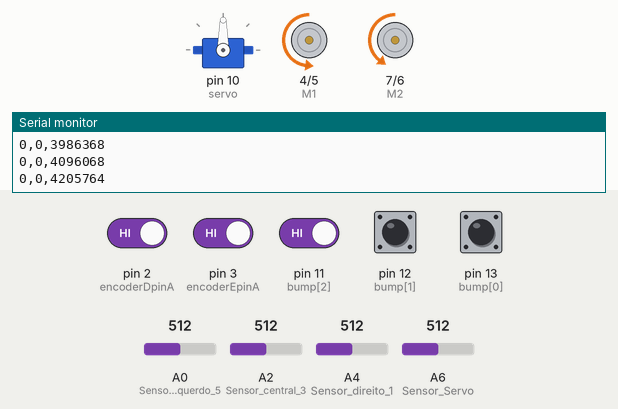
Bench run of a sketch on a simulated Arduino Nano, built with avr-gcc and run on an emulated ATmega328P. Shown: servo, direction and speed pins drawn as motors (green arrow = direction pin HIGH = forward, orange = LOW = backward, longer = more drive), the last lines printed to the serial monitor. The inputs (shaded band) are chosen by the test bench; at power-on: pin 2 (encoderDpinA), pin 3 (encoderEpinA), pin 11 (bump[2]), pin 12 (bump[1]), pin 13 (bump[0]) HIGH, A0 (Sensor_esquerdo_5) = 512, A2 (Sensor_central_3) = 512, A4 (Sensor_direito_1) = 512, A6 (Sensor_Servo) = 512.

Above: at 4.3 s.
4.4 s: A0 (Sensor_esquerdo_5) set to 468
5.9 s: A0 (Sensor_esquerdo_5) set to 442
At 7.1 s:
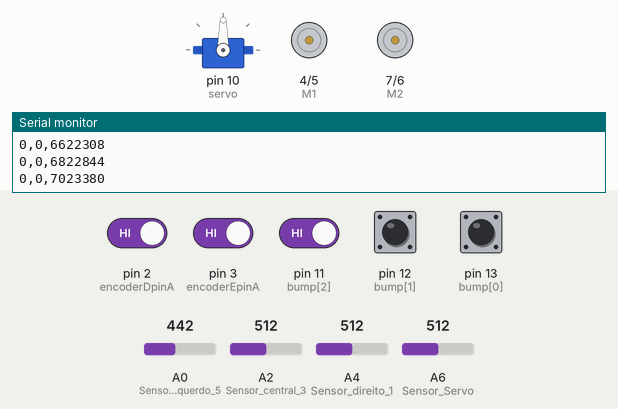
At 7.73 s:
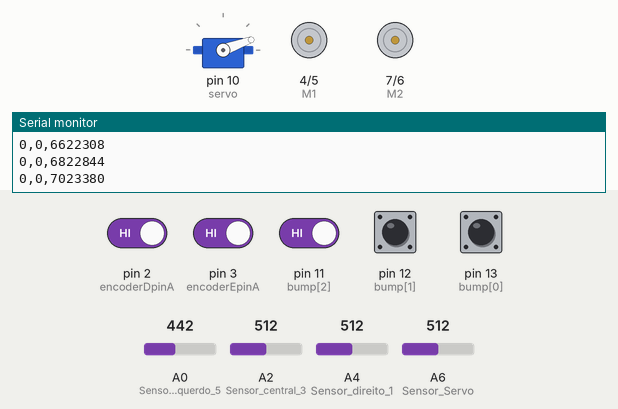
8.9 s: pin 3 (encoderEpinA) driven LOW and pin 11 (bump[2]) driven LOW
At 11.6 s:
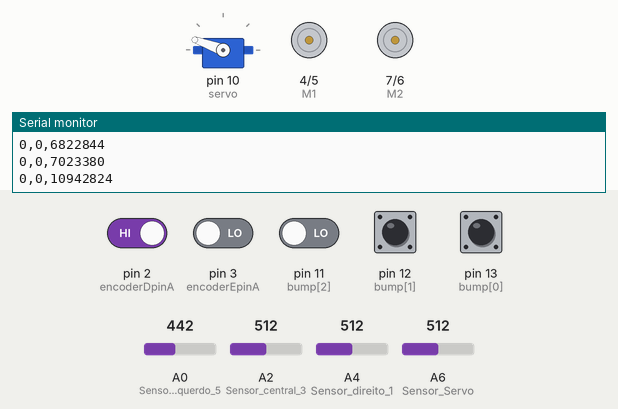
Timing chart, 0 to 17.9 s (numbered marks = the images above; inputs shaded):
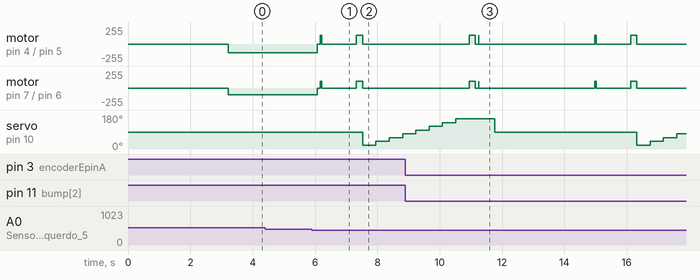

Measured:
- the behaviour switches between 451 and 450 on A0 (Sensor_esquerdo_5) (found by bisection; images 0 and 1)
- after the input at 5.9 s, motor on pin 4 (M1) / pin 5 (E1): backward 130/255 → stopped after 0.17 s, → forward 130/255 1.3 s later, → stopped 0.20 s later; motor on pin 7 (M2) / pin 6 (E2): backward 98/255 → stopped after 0.17 s, → forward 98/255 1.3 s later, → stopped 0.20 s later

The sketch:

principal_cod.ino
```cpp
//Codigo adaptado de https://www.dfrobot.com/wiki/index.php/12V_DC_Motor_146rpm_w/Encoder(SKU:FIT0277)
//Codigo adaptado de https://www.dfrobot.com/wiki/index.php/DFRduino_Romeo-All_in_one_Controller_V1.1(SKU:DFR0004)
//Utilizou-se o Codigo01_Encoders
/*
  Pay attention to the interrupt pin,please check which microcontroller you use.
  http://arduino.cc/en/Reference/AttachInterrupt
*/

//##################################  BIBLIOTECAS  ##################################
#include <Servo.h>        // inclui biblioteca de manipulação de servos motores.


//##################################  MENOR DISTANCIA OBSTACULOS  ##################################
#define dist_obst 40  //40 cm


//##################################  ENCODERS  ##################################

//#####  Motor Direito
const byte encoderDpinA = 2; //A pin -> the interrupt pin 2
const byte encoderDpinB = 8; //B pin -> the digital pin 8
byte encoderDPinALast;
int durationD;               //the number of the pulses
boolean DirectionD;          //the rotation direction

//#####  Motor Esquerdo
const byte encoderEpinA = 3; //A pin -> the interrupt pin 3
const byte encoderEpinB = 9; //B pin -> the digital pin 9
byte encoderEPinALast;
int durationE;               //the number of the pulses
boolean DirectionE;          //the rotation direction


//##################################  PWM CONTROL MODE  ##################################

//#####  Standard PWM DC control
int E1 = 5;  //M1 Speed Control
int E2 = 6;  //M2 Speed Control
int M1 = 4;  //M1 Direction Control
int M2 = 7;  //M2 Direction Control

//#####  Setar velocidade dos motores
int vel_max = 130;                        //velocidade maxima para ambos os motores
int vel_min = vel_max / 2;               //velocidade minima para o motor esquerdo
int velocidadeE = vel_max - vel_max / 4; //questao de rotacao dos motores, o direito esta girando mais lento
int velocidadeD = vel_max;


//#####  Numero de (passos do encoder) para giro
float ppr = 663;                  //pulsos por volta
float diam = 13.5 / 100.0;      //diametro das rodas em m
float er = 2.1 / 100.0;         //espessura das rodas em m
float base = 30.0 / 100.0 - er; //distancia entre os centros das rodas em m
float circum = PI * diam;       //circunferencia das rodas em m
float g_ppr = 360 / ppr;        //graus decimais por pulso
float circum_base = PI * base;

float ang_giro = 90;
//double ppr_g = (((circum_base * (ang_giro / 10.0)) / 18.0) / (circum / ppr)) / 2;
double ppr_g = 17;
//double ppr_g = ang_giro / 10 * ppr / 18.0; //(ang_giro*ppr/360.0)/2.0
int enc_D = 0;                  //para armazenar o numero de passos dos encoders e calcular os giros
int enc_E = 0;


//#####  Delay de freio
int delay_freio = 100;  //em milisegundos

//##################################  SENSORES INFRAVERMELHO  ##################################

//#####  Sensores (portas analogicas), distancia
int ifred[4][2] = {{0, 0}, {2, 0}, {4, 0}, {6, 0}}; //esquerda para a direita posicao dos sensores
int menorDist = 5000;                               //inicialmente com valor alto para entrar no while
int nl = 11;                                         //numero de leituras dos ifred, DEVE SER N IMPAR
bool caminho = true;                                   //true para a direita e false para a esquerda

//##################################  SENSORES de COLISAO (BUMPERS)  ##################################

//#####  Bumpers esquerda para a direita
int bump[3] = {13, 12, 11}; // {porta digital}


//##################################  STRING DE SAIDA (RESULTADOS A SEREM PROCESSADOS)  ##################################
String data;


//##################################  SERVO  ##################################
Servo servo;


//###############################################################################
//##################################  SETUP()  ##################################

void setup() {

  //#####  Pinos dos motores
  for (int i = 4; i <= 7; i++)
    pinMode(i, OUTPUT);

  //#####  Configurar a comunicao serial
  Serial.begin(115200);   // Initialize the serial port

  //#####  Inicializar os encoders
  EncoderInit();          // Initialize the module

  //#####  Definir as portas de entrada dos sensores ifred
  pinMode(A0, INPUT);  //Sensor esquerdo 5
  pinMode(A2, INPUT);  //Sensor central 3
  pinMode(A4, INPUT);  //Sensor direito 1
  pinMode(A6, INPUT);  //Sensor Servo


  //#####  Definir as portas de entrada dos bumpers
  for (int i = 0; i < 3; i++) {
    pinMode(bump[i], INPUT_PULLUP);
  }

  //#####  Chamar funcao de coleta das distancias iniciais
  ler_dist_ifred(true);

  //#####  Servo
  servo.attach(10);

  //#####  Delay de 3 segundos
  delay (3000);

  /*Serial.println(ppr_g);*/
}


//##############################################################################
//##################################  LOOP()  ##################################

void loop() {

  //##### Posicionar o servo com angulo 90 graus
  servo.write(90);

  //############################################################################
  //#####  IR PARA FRENTE  #####
  while (menorDist > dist_obst) {

    //#####  Chamar funcao de coleta das distancias  #####
    menorDist = ler_dist_ifred(true);  //1 eh para usar todos os ifred
    //Serial.println(menorDist);

    //#####  acionar os motores
    ir_frente(velocidadeD, velocidadeE);

    //#####  ajuste de velocidade frente
    ajust_vel_f(velocidadeE, durationD, durationE);

    //#####  Dados
    outData(durationE, durationD);

    //#####  identificar colisoes
    if (ler_bump(bump)) {
      stop();
      outData(durationE, durationD);
      delay(3000);
      break;
    }

    //#####  setando os encoders
    durationD = 0;
    durationE = 0;
  }

  //#####  parar rotacao dos motores
  stop();
  delay(delay_freio);
  ir_tras(velocidadeD, velocidadeE);
  delay(50);
  stop();

  //#####  Delay de 1 segundo
  for (int i = 0; i < 5; i++) {
    outData(durationE, durationD);
    delay(200);
    //#####  setando os encoders
    durationD = 0;
    durationE = 0;
  }

  stop();
  delay(delay_freio);
  ir_tras(velocidadeD, velocidadeE);
  delay(200);
  stop();

  //##### Escolher direcao a seguir
  caminho = esc_dir_servo();
  /*Serial.print("Caminho: ");
    Serial.println(caminho);*/


  //############################################################################
  //#####  GIRAR PARA A DIREITA  #####

  if (caminho) {
    //#####  zerar o contador dos encoders
    enc_D = 0;
    enc_E = 0;
    //#####  setando os encoders
    durationD = 0;
    durationE = 0;

    while (enc_D < ppr_g || enc_E < ppr_g) {
      if (enc_D < ppr_g && enc_E < ppr_g) {
        ir_dir(velocidadeD, velocidadeE);
      } else if (enc_D > ppr_g && enc_E < ppr_g) {
        ir_dir(0, velocidadeE);
      } else if (enc_D < ppr_g && enc_E > ppr_g) {
        ir_dir(velocidadeD, 0);
      } else {
        break;
      }

      enc_D += durationD;
      enc_E += durationE;

      //#####  Dados
      outData(durationE, durationD);
      /*Serial.print("direita ");
        Serial.print("enc_D: ");
        Serial.print(enc_D);
        Serial.print(" enc_E: ");
        Serial.println(enc_E);*/


      if (ler_bump(bump)) {
        //#####  parar rotacao dos motores
        stop();
        delay(30);
        ir_tras(velocidadeD, velocidadeE);
        delay(200);
        stop();
        break;
      }

      //#####  setando os encoders
      durationD = 0;
      durationE = 0;
    }

  }

  //############################################################################
  //#####  GIRAR PARA A ESQUERDA  #####
  else {
    //#####  zerar o contador dos encoders
    enc_D = 0;
    enc_E = 0;
    //#####  setando os encoders
    durationD = 0;
    durationE = 0;

    while (enc_D > -ppr_g || enc_E > -ppr_g) {
      if (enc_D > -ppr_g && enc_E > -ppr_g) {
        ir_esq(velocidadeD, velocidadeE);
      } else if (enc_D < -ppr_g && enc_E > -ppr_g) {
        ir_esq(0, velocidadeE);
      } else if (enc_D > -ppr_g && enc_E < -ppr_g) {
        ir_esq(velocidadeD, 0);
      } else {
        break;
      }

      enc_D += durationD;
      enc_E += durationE;

      //#####  Dados
      outData(durationE, durationD);
      /*Serial.print("esquerda ");
        Serial.print("enc_D: ");
        Serial.print(enc_D);
        Serial.print(" enc_E: ");
        Serial.println(enc_E);*/

      if (ler_bump(bump)) {
        //#####  parar rotacao dos motores
        stop();
        delay(3);
        ir_tras(velocidadeD, velocidadeE);
        delay(200);
        stop();
        break;
      }

      //#####  setando os encoders
      durationD = 0;
      durationE = 0;

    }

  }


  velocidadeE = vel_max - vel_max / 4;
  velocidadeD = vel_max;

  //#####  parar rotacao dos motores
  stop();
  delay(delay_freio);
  ir_tras(velocidadeD, velocidadeE);
  delay(10);
  stop();

  menorDist = 5000;

  delay(500);
}


//#############################################################################
//################################## FUNCOES ##################################

//################# dados de saida
void outData(int durationE, int durationD)
{

  Serial.println(String(durationE) + "," + String(-durationD) + "," + String(micros()));
}


//################# ajustar velocidade ir para frente
void ajust_vel_f(int& velocidadeE, int& durationD, int& durationE) {
  int dif = durationD + durationE;
  if (dif < -1)
    velocidadeE += -dif;// / 2;
  else if (dif > 1)
    velocidadeE += -dif;// / 2;

  if (velocidadeE > vel_max)
    velocidadeE = vel_max;
  else if (velocidadeE < vel_min)
    velocidadeE = vel_min;

  //String data = String(velocidadeE) + "," + String(durationE) + "," + String(-durationD);// + "," + String(micros());
  //Serial.println(data);
}


//#################  Ler Bumpers  #################
//####### IMPORTANTE: O VALOR LIDO SERA 1 QUANDO NAO PRESSIONADO (NAO BATER), E SERA 0 QUANDO BATER
bool ler_bump (int bump[3]) {
  bool a = 0;
  for (int i = 0; i < 3; i++) {
    if (digitalRead(bump[i]) == 0) {
      a = 1;
      break;
    }
  }
  return a;
}


//#################  Distancia IFRED  #################
int ler_dist_ifred (bool sens) {
  int menor = 100;
  int leitura[nl]; //ira armazenar as leituras para o calculo da mediana

  if (sens) {      //para ler todos os ifred
    for (int i = 0; i < 4; i++) {
      //Serial.println(analogRead(ifred[i][0]));
      for (int j = 0; j < nl; j++) {
        leitura[j] = analogRead(ifred[i][0]);
        if (leitura[j] == 1023) {
          j = j - 1;
        } else {
          if (leitura[j] < 80) {
            leitura[j] = 80;
          } else if (leitura[j] > 450) {
            leitura[j] = 80;
          }
          leitura[j] = pow(3027.4 / leitura[j], 1.2134);
        }
        delay(2);
      }

      //##### chamar a funcao da mediana #####
      ifred[i][1] = mediana(leitura);
      if (ifred[i][1] < menor) {
        menor = ifred[i][1];
      }
      /*Serial.print("Ifred: ");
        Serial.print(ifred[i][0]);
        Serial.print("  ");
        Serial.println(ifred[i][1]);*/
    }

    return menor;

  } else {     //ler somento o ifred do servo
    for (int j = 0; j < nl; j++) {
      leitura[j] = analogRead(ifred[3][0]);
      if (leitura[j] == 1023) {
        j = j - 1;
      } else {
        if (leitura[j] < 80) {
          leitura[j] = 80;
        } else if (leitura[j] > 450) {
          leitura[j] = 80;
        }
        leitura[j] = pow(3027.4 / leitura[j], 1.2134);
      }
      delay(2);
    }
    return mediana(leitura);
  }
  /*Serial.print(ifred[0][1]);
    Serial.print(" ");
    Serial.print(ifred[1][1]);
    Serial.print(" ");
    Serial.print(ifred[2][1]);
    Serial.print(" ");
    Serial.print(ifred[3][1]);
    Serial.print(" ");
    Serial.println(ifred[4][1]);*/
}


//#################  Filtro Mediana  #################
int mediana (int vet[]) {

  int mn = 0; // armazenar o menor valor lido
  int pos = 0; // armazenar a posicao do menor valor
  int n = ceil(nl / 2); // armazenar a posicao
  int m = ceil(nl / 4); // melhorar as leituras

  for (int i = 0; i < nl; i++) {
    mn = vet[i];
    pos = i;
    for (int j = i; j < nl; j++) {
      if (vet[j] < mn) {
        pos = j;
        mn = vet[j];
      }
    }
    vet[pos] = vet[i];
    vet[i] = mn;
  }

  return vet[n + m];
}


//#################  Controlar o servo  #################
//#####  Escolher entre direita e esquerda para seguir
bool esc_dir_servo() {
  int ang = 30;
  int md = 5000; //menor distancia
  int dist = 0;
  for (int i = 20;  i <= 160; i += 20) {
    servo.write(i);
    delay(400);
    dist = ler_dist_ifred (0);
    if (dist < md) {
      md = dist;
      ang = i;
    }
  }

  if (ang < 90)
    return false;
  else if (ang > 90)
    servo.write(90);
  return true;

}


//#################  Encoders  #################
void EncoderInit()
{
  //Motor D
  DirectionD = true;//default -> Forward
  pinMode(encoderDpinB, INPUT);
  attachInterrupt(0, wheelSpeedD, CHANGE);//int.0
  //Motor E
  DirectionE = true;//default -> Forward
  pinMode(encoderEpinB, INPUT);
  attachInterrupt(1, wheelSpeedE, CHANGE);//int.1
}

//#####  Velocidade encoder roda DIREITA
//Motor D
void wheelSpeedD()
{
  int Lstate = digitalRead(encoderDpinA);
  if ((encoderDPinALast == LOW) && Lstate == HIGH)
  {
    int val = digitalRead(encoderDpinB);
    if (val == LOW && DirectionD)
    {
      DirectionD = false; //Reverse
    }
    else if (val == HIGH && !DirectionD)
    {
      DirectionD = true;  //Forward
    }
  }
  encoderDPinALast = Lstate;

  if (!DirectionD)  durationD++;
  else  durationD--;
}

//#####  Velocidade encoder roda ESQUERDA
//Motor E
void wheelSpeedE()
{
  int Lstate = digitalRead(encoderEpinA);
  if ((encoderEPinALast == LOW) && Lstate == HIGH)
  {
    int val = digitalRead(encoderEpinB);
    if (val == LOW && DirectionE)
    {
      DirectionE = false; //Reverse
    }
    else if (val == HIGH && !DirectionE)
    {
      DirectionE = true;  //Forward
    }
  }
  encoderEPinALast = Lstate;

  if (!DirectionE)  durationE++;
  else  durationE--;
}


//#################  FUNCOES DE MOVIMENTO  #################

//#####  PARAR
void stop(void)
{
  digitalWrite(E1, LOW);
  digitalWrite(E2, LOW);
}

//#####  TRAS
void ir_tras (char a, char b)
{
  analogWrite (E1, a);     //PWM Speed Control
  digitalWrite(M1, HIGH);
  analogWrite (E2, b);
  digitalWrite(M2, HIGH);
}

//#####  FRENTE
void ir_frente (char a, char b)
{
  analogWrite (E1, a);
  digitalWrite(M1, LOW);
  analogWrite (E2, b);
  digitalWrite(M2, LOW);
}

//####  ESQUERDA
void ir_esq (char a, char b)
{
  analogWrite (E1, a);
  digitalWrite(M1, LOW);
  analogWrite (E2, b);
  digitalWrite(M2, HIGH);
}

//#####  DIREITA
void ir_dir (char a, char b)
{
  analogWrite (E1, a);
  digitalWrite(M1, HIGH);
  analogWrite (E2, b);
  digitalWrite(M2, LOW);
}
```
